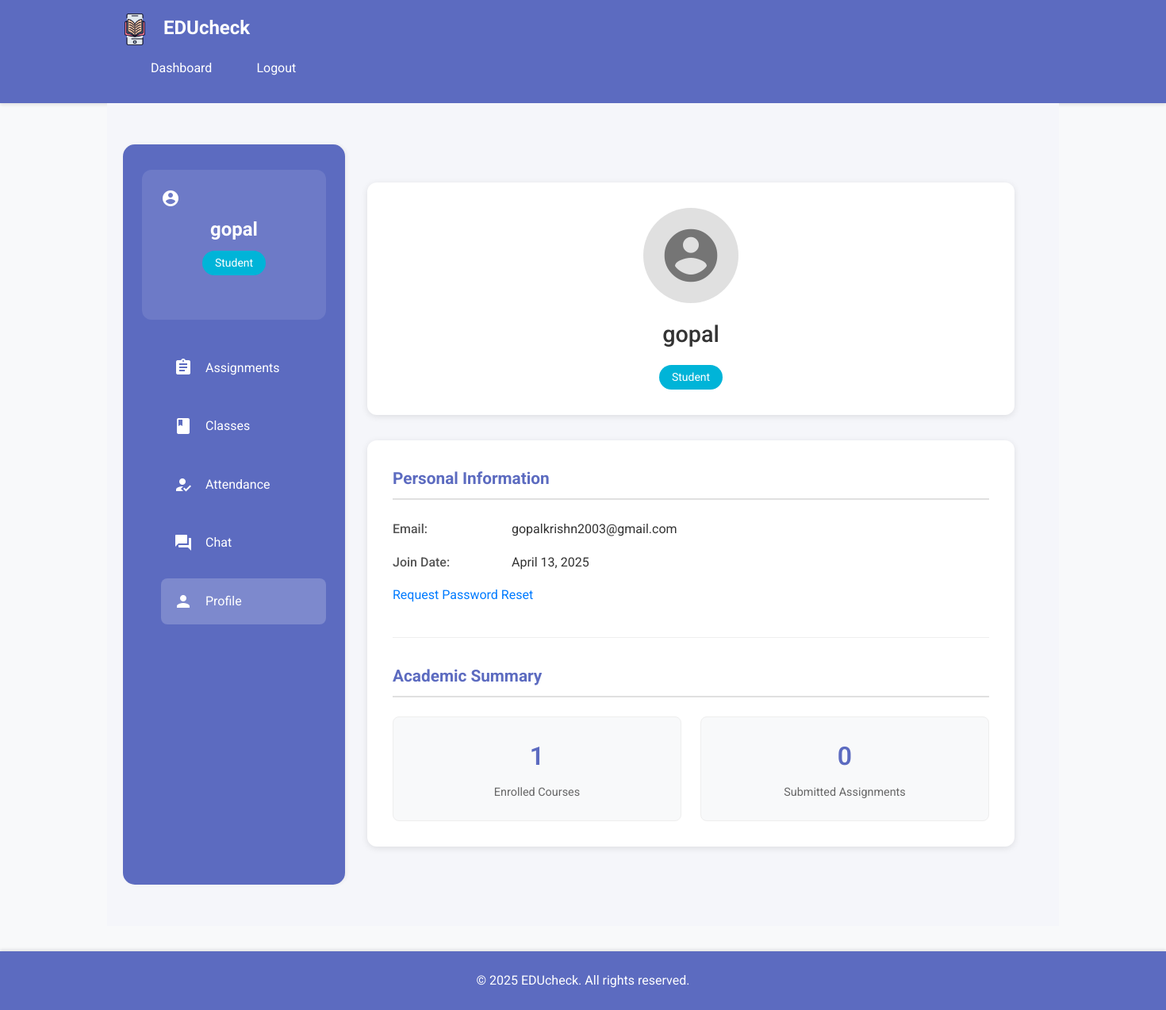
The app's page /student/profile (signed in) with its own data.
### app/models/user.py (models this page shows, shortened)
class User(UserMixin, db.Model):
    __tablename__ = 'users'
    id = db.Column(db.Integer, primary_key=True)
    username = db.Column(db.String(64), index=True, unique=True)
    email = db.Column(db.String(120), index=True, unique=True)
    password_hash = db.Column(db.String(128))
    role = db.Column(db.String(20))  # student, teacher, admin
    face_encoding = db.Column(db.LargeBinary)
    created_at = db.Column(db.DateTime, default=datetime.utcnow)
    assignments = db.relationship('AssignmentSubmission', backref='student', lazy='dynamic')
    sent_messages = db.relationship('ChatMessage',
                                    foreign_keys='ChatMessage.sender_id',
                                    backref='message_sender',
                                    lazy='dynamic')
    received_messages = db.relationship('ChatMessage',
                                        foreign_keys='ChatMessage.receiver_id',
                                        backref='message_receiver',
                                        lazy='dynamic')
    attendance_records = db.relationship('Attendance', backref='student', lazy='dynamic')

### app/routes/student_routes.py (the view)
@bp.route('/profile')
@login_required
@role_required('student')
def student_profile():
    enrolled_courses_count = StudentCourse.query.filter_by(student_id=current_user.id).count()
    submitted_assignments_count = AssignmentSubmission.query.filter_by(student_id=current_user.id).count()
    return render_template('dashboards/student_profile.html',
                           title='My Profile',
                           enrolled_courses_count=enrolled_courses_count,
                           submitted_assignments_count=submitted_assignments_count)

### app/__init__.py (called while the page is built)
@login.user_loader
def load_user(id):
    from app.models import User
    return User.query.get(int(id))

### app/templates/dashboards/student_profile.html (shortened to what this page needs)
{% extends "base.html" %}
{% block styles %}
{{ super() }}
<link rel="stylesheet" href="{{ url_for('static', filename='css/profile.css') }}">
{% endblock %}
{% block content %}
<div class="dashboard-container">
    <aside class="sidebar">
        <div class="user-card">
            <div class="avatar">
                <span class="material-icons">account_circle</span>
            </div>
            <div class="user-info">
                <h2>{{ current_user.username }}</h2>
                <p class="badge student-badge">Student</p>
            </div>
        </div>
        <nav class="dashboard-nav">
            <a href="{{ url_for('student_routes.student_dashboard') }}" class="nav-item">
                <span class="material-icons">assignment</span>
                Assignments
            </a>
            <a href="{{ url_for('student_routes.student_classes') }}" class="nav-item">
                <span class="material-icons">class</span>
                Classes
            </a>
            <a href="#attendance" class="nav-item">
                <span class="material-icons">how_to_reg</span>
                Attendance
            </a>
            <a href="{{ url_for('chat_routes.chat_interface') }}" class="nav-item">
                <span class="material-icons">forum</span>
                Chat
            </a>
            <a href="{{ url_for('student_routes.student_profile') }}" class="nav-item active">
                <span class="material-icons">person</span>
                Profile
            </a>
        </nav>
    </aside>
    <main class="main-content">
        <div class="profile-container">
            <div class="profile-header">
                <div class="profile-pic-large">
                    <span class="material-icons" style="font-size: 80px;">account_circle</span>
                </div>
                <h1>{{ current_user.username }}</h1>
                <span class="role-badge student-badge">Student</span>
            </div>
            <div class="profile-details">
                <div class="detail-section">
                    <h2>Personal Information</h2>
                    <div class="detail-item">
                        <label>Email:</label>
                        <span>{{ current_user.email }}</span>
                    </div>
                    <div class="detail-item">
                        <label>Join Date:</label>
                        <span>{{ current_user.created_at.strftime('%B %d, %Y') }}</span>
                    </div>
                     <div class="detail-item">
                         <a href="{{ url_for('auth.password_reset_request') }}">Request Password Reset</a>
                     </div>
                </div>
                <div class="detail-section">
                    <h2>Academic Summary</h2>
                    <div class="stats-grid">
                        <div class="stat-item">
                            <span class="stat-number">{{ enrolled_courses_count }}</span>
                            <span class="stat-label">Enrolled Courses</span>
                        </div>
                        <div class="stat-item">
                            <span class="stat-number">{{ submitted_assignments_count }}</span>
                            <span class="stat-label">Submitted Assignments</span>
                        </div>
                    </div>
                </div>
            </div>
        </div>
    </main>
</div>
{% endblock %}

### app/static/css/main.css (style rules this page uses)
:root { --primary-color: #4285f4; --secondary-color: #34a853; --background: #f8f9fa; }
body { font-family: 'Roboto', sans-serif; background: var(--background); }
.dashboard-container { display: grid; grid-template-columns: 250px 1fr; min-height: 100vh; }
.sidebar { background: #1a1a2e; padding: 2rem; color: white; }
.user-info { text-align: center; margin-bottom: 2rem; }
.role-badge { background: #00b4d8; color: white; padding: 0.3rem 1rem; border-radius: 20px; display: inline-block; font-size: 0.9rem; }
.dashboard-nav { display: flex; flex-direction: column; gap: 1rem; }
.nav-item { color: white; padding: 1rem; border-radius: 8px; display: flex; align-items: center; gap: 1rem; transition: background 0.3s ease; }
.main-content { padding: 2rem; background: #f5f6fa; }
.dashboard-container { display: grid; grid-template-columns: 280px 1fr; min-height: calc(100vh - 140px); background-color: #f5f6fa; gap: 2rem; position: relative; margin-top: 20px; margin-bottom: 20px; }
.sidebar { background-color: #5c6bc0; padding: 2rem 1.5rem; box-shadow: 2px 0 5px rgba(0, 0, 0, 0.05); min-height: calc(100vh - 140px); width: 280px; border-radius: 15px; color: white; margin-left: 20px; position: relative; }
.dashboard-container::before { content: ''; position: absolute; top: -20px; left: 0; width: 320px; height: calc(100% + 40px); background-color: #5c6bc0; z-index: -1; }
.user-card { background: rgba(255, 255, 255, 0.15); border-radius: 12px; padding: 1.5rem; margin-bottom: 2rem; }
.nav-item.active { background: rgba(255, 255, 255, 0.3); }
.main-content { padding: 2rem 3rem; width: calc(100% - 40px); max-width: 1200px; margin-right: 20px; }
.dashboard-container::before { content: ''; position: absolute; top: -20px; left: 0; width: 320px; height: calc(100% + 40px); background-color: #1a1f36; z-index: -1; }
.nav-item { color: #ffffff; padding: 1rem; border-radius: 8px; display: flex; align-items: center; gap: 1rem; transition: background 0.3s ease; text-decoration: none; }
.nav-item.active { background: rgba(255, 255, 255, 0.2); }
.user-card { background: rgba(255, 255, 255, 0.1); border-radius: 12px; padding: 1.5rem; margin-bottom: 2rem; }
.student-badge { background: #00b4d8; color: white; padding: 0.25rem 1rem; border-radius: 20px; font-size: 0.875rem; display: inline-block; margin-top: 0.5rem; }
* { margin: 0; padding: 0; box-sizing: border-box; }
body { font-family: 'Roboto', 'Segoe UI', Arial, sans-serif; line-height: 1.6; color: #333; background-color: #f8f9fa; }
.nav-item { margin-left: 1.5rem; }
.main-content { padding: 2rem 0; }

### app/static/css/profile.css (style rules this page uses)
.profile-container { max-width: 900px; margin: 1rem auto; padding: 0 1rem; }
.profile-header { background: white; padding: 2rem; border-radius: 12px; box-shadow: 0 2px 8px rgba(0,0,0,0.1); margin-bottom: 2rem; text-align: center; }
.profile-pic-large { width: 120px; height: 120px; border-radius: 50%; margin: 0 auto 1rem; background-color: #e0e0e0; display: flex; align-items: center; justify-content: center; overflow: hidden; }
.profile-pic-large .material-icons { font-size: 80px; color: #757575; }
.profile-header h1 { margin: 0.5rem 0; color: #333; font-size: 1.8rem; font-weight: 500; }
.profile-details { background: white; padding: 2rem; border-radius: 12px; box-shadow: 0 2px 8px rgba(0,0,0,0.1); }
.detail-section { margin-bottom: 2rem; padding-bottom: 1.5rem; border-bottom: 1px solid #eee; }
.detail-section:last-child { margin-bottom: 0; padding-bottom: 0; border-bottom: none; }
.detail-section h2 { font-size: 1.3rem; color: #5c6bc0; margin-bottom: 1.5rem; border-bottom: 2px solid #e0e0e0; padding-bottom: 0.5rem; }
.detail-item { margin-bottom: 1rem; display: flex; align-items: center; font-size: 1rem; }
.detail-item label { font-weight: 500; color: #555; width: 150px; flex-shrink: 0; }
.detail-item span { color: #333; }
.detail-item a { color: #007bff; text-decoration: none; transition: color 0.2s ease; }
.stats-grid { display: grid; grid-template-columns: repeat(auto-fit, minmax(150px, 1fr)); gap: 1.5rem; text-align: center; }
.stat-item { background-color: #f8f9fa; padding: 1.5rem 1rem; border-radius: 8px; border: 1px solid #eee; }
.stat-number { display: block; font-size: 2rem; font-weight: 600; color: #5c6bc0; margin-bottom: 0.5rem; }
.stat-label { display: block; font-size: 0.9rem; color: #666; }

### records on screen
User: username "gopal", email "gopalkrishn2003@gmail.com", created_at "April 13, 2025"

### other values on screen
{{ enrolled_courses_count }} "1"
{{ submitted_assignments_count }} "0"
